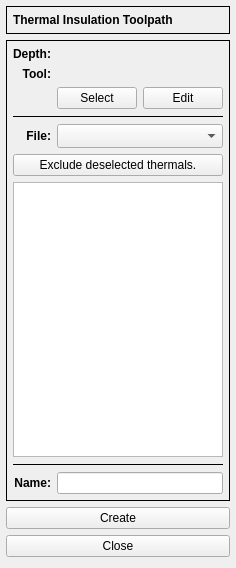
<?xml version="1.0" encoding="UTF-8"?>
<ui version="4.0">
 <class>ThermalForm</class>
 <widget class="QWidget" name="ThermalForm">
  <property name="geometry">
   <rect>
    <x>0</x>
    <y>0</y>
    <width>227</width>
    <height>568</height>
   </rect>
  </property>
  <property name="windowTitle">
   <string>Form</string>
  </property>
  <layout class="QVBoxLayout" name="verticalLayout">
   <property name="leftMargin">
    <number>6</number>
   </property>
   <property name="topMargin">
    <number>6</number>
   </property>
   <property name="rightMargin">
    <number>6</number>
   </property>
   <item>
    <widget class="QFrame" name="frame">
     <property name="sizePolicy">
      <sizepolicy hsizetype="Preferred" vsizetype="Fixed">
       <horstretch>0</horstretch>
       <verstretch>0</verstretch>
      </sizepolicy>
     </property>
     <property name="frameShape">
      <enum>QFrame::Box</enum>
     </property>
     <property name="frameShadow">
      <enum>QFrame::Plain</enum>
     </property>
     <layout class="QVBoxLayout" name="verticalLayout_2">
      <property name="leftMargin">
       <number>6</number>
      </property>
      <property name="topMargin">
       <number>6</number>
      </property>
      <property name="rightMargin">
       <number>6</number>
      </property>
      <property name="bottomMargin">
       <number>6</number>
      </property>
      <item>
       <widget class="QLabel" name="label">
        <property name="font">
         <font>
          <weight>75</weight>
          <bold>true</bold>
         </font>
        </property>
        <property name="text">
         <string>Thermal Insulation Toolpath</string>
        </property>
       </widget>
      </item>
     </layout>
    </widget>
   </item>
   <item>
    <widget class="QFrame" name="frame_3">
     <property name="sizePolicy">
      <sizepolicy hsizetype="Preferred" vsizetype="MinimumExpanding">
       <horstretch>0</horstretch>
       <verstretch>0</verstretch>
      </sizepolicy>
     </property>
     <property name="frameShape">
      <enum>QFrame::Box</enum>
     </property>
     <property name="frameShadow">
      <enum>QFrame::Plain</enum>
     </property>
     <layout class="QGridLayout" name="gridLayout_2">
      <property name="leftMargin">
       <number>6</number>
      </property>
      <property name="topMargin">
       <number>6</number>
      </property>
      <property name="rightMargin">
       <number>6</number>
      </property>
      <property name="bottomMargin">
       <number>6</number>
      </property>
      <item row="5" column="0" colspan="2">
       <widget class="QPushButton" name="pbExclude">
        <property name="text">
         <string>Exclude deselected thermals.</string>
        </property>
       </widget>
      </item>
      <item row="1" column="1">
       <widget class="QLabel" name="lblToolName">
        <property name="frameShape">
         <enum>QFrame::NoFrame</enum>
        </property>
        <property name="text">
         <string/>
        </property>
       </widget>
      </item>
      <item row="1" column="0">
       <widget class="QLabel" name="label_3">
        <property name="font">
         <font>
          <weight>75</weight>
          <bold>true</bold>
         </font>
        </property>
        <property name="text">
         <string>Tool:</string>
        </property>
        <property name="alignment">
         <set>Qt::AlignRight|Qt::AlignTrailing|Qt::AlignVCenter</set>
        </property>
       </widget>
      </item>
      <item row="4" column="0">
       <widget class="QLabel" name="label_4">
        <property name="font">
         <font>
          <weight>75</weight>
          <bold>true</bold>
         </font>
        </property>
        <property name="text">
         <string>File:</string>
        </property>
        <property name="alignment">
         <set>Qt::AlignRight|Qt::AlignTrailing|Qt::AlignVCenter</set>
        </property>
       </widget>
      </item>
      <item row="2" column="1">
       <layout class="QHBoxLayout" name="horizontalLayout">
        <item>
         <widget class="QPushButton" name="pbSelect">
          <property name="text">
           <string>Select</string>
          </property>
         </widget>
        </item>
        <item>
         <widget class="QPushButton" name="pbEdit">
          <property name="text">
           <string>Edit</string>
          </property>
         </widget>
        </item>
       </layout>
      </item>
      <item row="0" column="0">
       <widget class="QLabel" name="label_2">
        <property name="sizePolicy">
         <sizepolicy hsizetype="Preferred" vsizetype="Preferred">
          <horstretch>0</horstretch>
          <verstretch>0</verstretch>
         </sizepolicy>
        </property>
        <property name="font">
         <font>
          <weight>75</weight>
          <bold>true</bold>
         </font>
        </property>
        <property name="text">
         <string>Depth:</string>
        </property>
        <property name="alignment">
         <set>Qt::AlignRight|Qt::AlignTrailing|Qt::AlignVCenter</set>
        </property>
       </widget>
      </item>
      <item row="3" column="0" colspan="2">
       <widget class="Line" name="line">
        <property name="frameShadow">
         <enum>QFrame::Plain</enum>
        </property>
        <property name="orientation">
         <enum>Qt::Horizontal</enum>
        </property>
       </widget>
      </item>
      <item row="6" column="0" colspan="2">
       <widget class="QTreeView" name="treeView">
        <property name="alternatingRowColors">
         <bool>true</bool>
        </property>
        <property name="selectionMode">
         <enum>QAbstractItemView::MultiSelection</enum>
        </property>
        <property name="selectionBehavior">
         <enum>QAbstractItemView::SelectRows</enum>
        </property>
       </widget>
      </item>
      <item row="4" column="1">
       <widget class="QComboBox" name="cbxFile">
        <property name="sizeAdjustPolicy">
         <enum>QComboBox::AdjustToMinimumContentsLengthWithIcon</enum>
        </property>
       </widget>
      </item>
      <item row="8" column="0">
       <widget class="QLabel" name="label_6">
        <property name="font">
         <font>
          <weight>75</weight>
          <bold>true</bold>
         </font>
        </property>
        <property name="text">
         <string>Name:</string>
        </property>
        <property name="alignment">
         <set>Qt::AlignRight|Qt::AlignTrailing|Qt::AlignVCenter</set>
        </property>
       </widget>
      </item>
      <item row="8" column="1">
       <widget class="QLineEdit" name="leName">
        <property name="sizePolicy">
         <sizepolicy hsizetype="Expanding" vsizetype="Fixed">
          <horstretch>0</horstretch>
          <verstretch>0</verstretch>
         </sizepolicy>
        </property>
       </widget>
      </item>
      <item row="7" column="0" colspan="2">
       <widget class="Line" name="line_2">
        <property name="frameShadow">
         <enum>QFrame::Plain</enum>
        </property>
        <property name="orientation">
         <enum>Qt::Horizontal</enum>
        </property>
       </widget>
      </item>
      <item row="0" column="1">
       <widget class="DepthForm" name="dsbxDepth" native="true"/>
      </item>
     </layout>
    </widget>
   </item>
   <item>
    <widget class="QPushButton" name="pbCreate">
     <property name="text">
      <string>Create</string>
     </property>
    </widget>
   </item>
   <item>
    <widget class="QPushButton" name="pbClose">
     <property name="text">
      <string>Close</string>
     </property>
    </widget>
   </item>
  </layout>
 </widget>
 <customwidgets>
  <customwidget>
   <class>DepthForm</class>
   <extends>QWidget</extends>
   <header>forms/depthform.h</header>
   <container>1</container>
  </customwidget>
 </customwidgets>
 <resources/>
 <connections/>
</ui>
